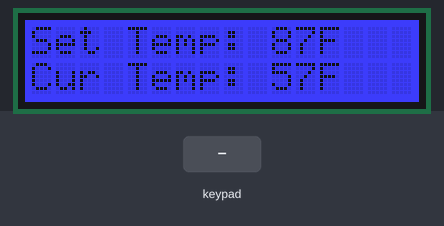
A sketch run on a simulated Arduino Uno, built with avr-gcc and run on an emulated ATmega328P. On the bench: 16×2 character LCD. The test bench sets the inputs (shaded band).

Above: at 1.2 s.
1.3 s: key 'U' pressed
At 1.9 s:
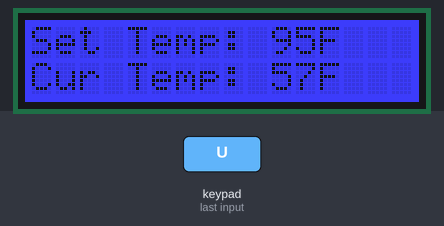
3.0 s: key 'D' pressed
At 3.12 s:
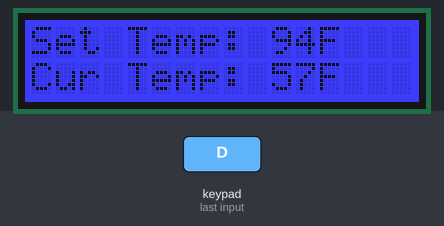
Timing chart, 0 to 6.0 s (numbered marks = the images above; inputs shaded):
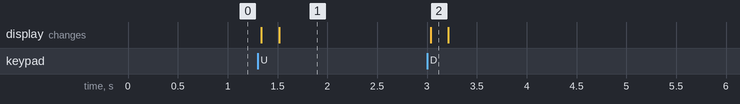

Measured:
- after the input at 1.3 s, the display: first changes at once (image 1 shows a later state)
- after the input at 3.0 s, the display: changes at once (image 2)

The sketch:

lcd_display.ino
```cpp
/*********************

Example code for the Adafruit RGB Character LCD Shield and Library

This code displays text on the shield, and also reads the buttons on the keypad.
When a button is pressed, the backlight changes color.

**********************/

// include the library code:
#include <Wire.h>
#include <Adafruit_MCP23017.h>
#include <Adafruit_RGBLCDShield.h>

// The shield uses the I2C SCL and SDA pins. On classic Arduinos
// this is Analog 4 and 5 so you can't use those for analogRead() anymore
// However, you can connect other I2C sensors to the I2C bus and share
// the I2C bus.
Adafruit_RGBLCDShield lcd = Adafruit_RGBLCDShield();

// These #defines make it easy to set the backlight color
#define RED 0x1
#define YELLOW 0x3
#define GREEN 0x2
#define TEAL 0x6
#define BLUE 0x4
#define VIOLET 0x5
#define WHITE 0x7

uint8_t set_temp = 87;
const uint8_t max_set_temp = 100;
const uint8_t min_set_temp = 70;
void setup() {
  // Debugging output
  Serial.begin(9600);
  // set up the LCD's number of columns and rows:
  lcd.begin(16, 2);

  int time = millis();
  print_set_temp();
  print_current_temp();
  lcd.setBacklight(BLUE);
}

//Stub for temp measurement
uint8_t get_current_temp()
{
  return 57;
}

void print_current_temp()
{
  lcd.setCursor(0, 1);
  lcd.print("Cur Temp: ");
  lcd.print(get_current_temp());
  lcd.print("F");
}

void print_set_temp()
{

  lcd.setCursor(0,0);
  lcd.print("Set Temp: ");
  lcd.print(set_temp);
  lcd.print("F");
}

//Return false and don't increment if temp at max, otherwise increment and return true
boolean increment_set_temp(void)
{
  const uint8_t new_set_temp = set_temp + 1;
  if(new_set_temp > max_set_temp) {
    return false;
  }
  else {
    set_temp = new_set_temp;
    return true;
  }
}


//Return false and don't decrement if temp at min, otherwise decrement and return true
boolean decrement_set_temp(void)
{
  const uint8_t new_set_temp = set_temp - 1;
  if(new_set_temp < min_set_temp) {
    return false;
  }
  else {
    set_temp = new_set_temp;
    return true;
  }
}

uint8_t i=0;
void loop() {
  uint8_t buttons = lcd.readButtons();
  print_current_temp();
  if (buttons) {
    if (buttons & BUTTON_UP) {
      increment_set_temp();
      print_set_temp();
    }
    if (buttons & BUTTON_DOWN) {
      decrement_set_temp();
      print_set_temp();
    }
  }
}
```
